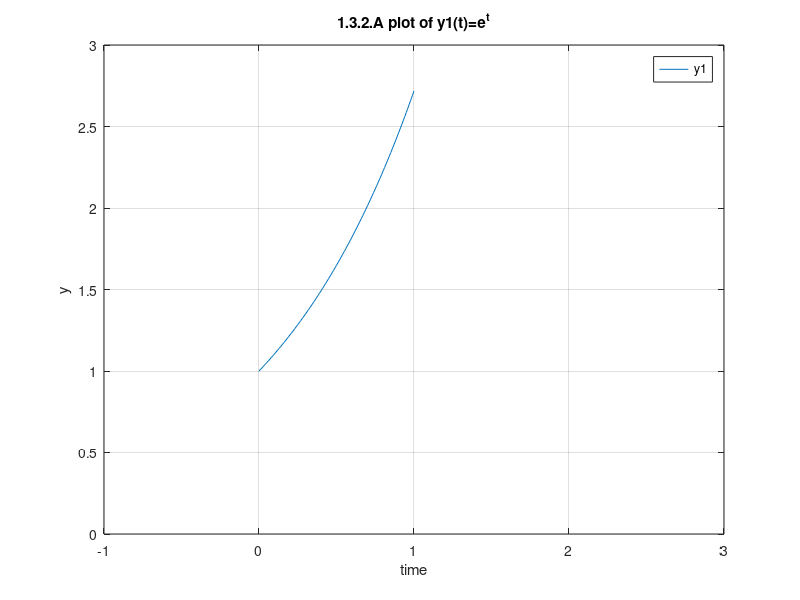
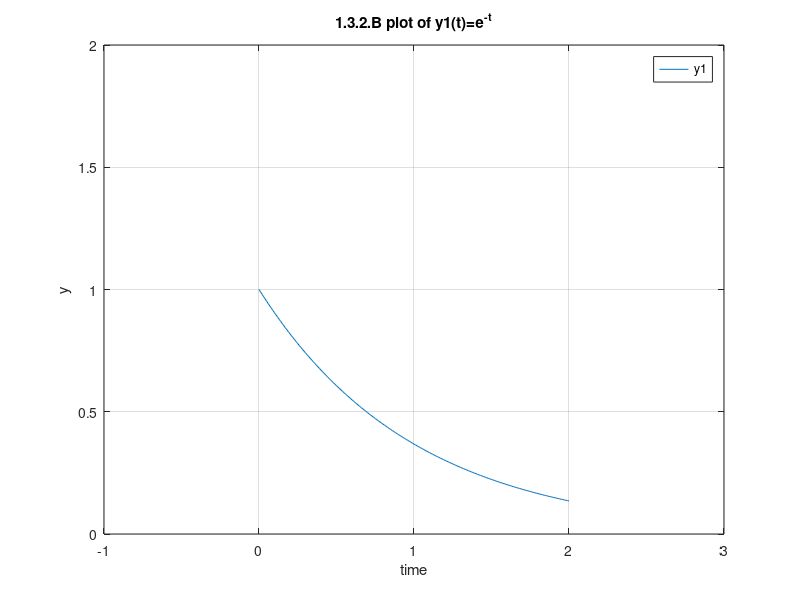
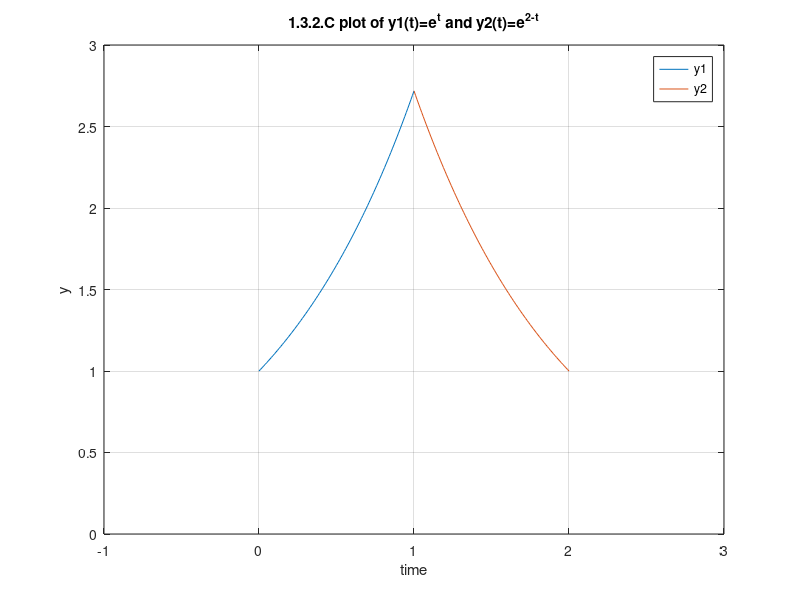
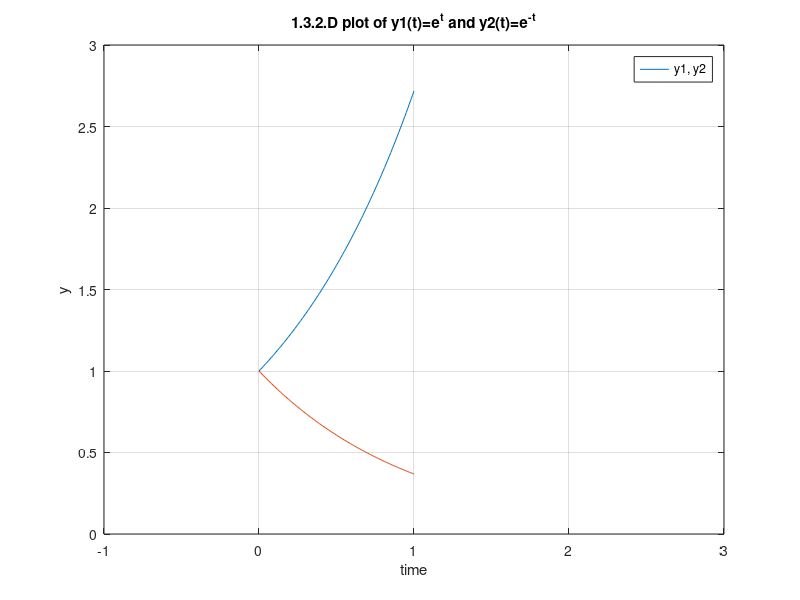

Write MATLAB code to recreate these figures, in order.
% Starting from y(0) = 1, find the solution to dy/dt = y at time t = 1.
% Starting from that y(1), solve dy/dt = -y to time t = 2. Draw a rough
% graph of y(t) from t = 0 to t = 2. What does this say about e^-1 times e?
%
% 1.3.2.A Starting from y(0) = 1, find the solution to dy/dt = y at time 
% t = 1
% 1.3.2.B Starting from that y(1), solve dy/dt = -y to time t = 2
% 1.3.2.C Draw a rough graph of y(t) from t = 0 to t = 2
% 1.3.2.D What does this say about e^-1 times e?

% 1.3.2.A Plot of the solution to dy/dt = y which is y1 = e^t

t = 0.0:0.01:1.0;

y1=exp(t);
figure;
plot(t,y1);
legend("y1");

ylim([0 3]);
xlim([-1 3])
grid on;
title("1.3.2.A plot of y1(t)=e^{t}");
xlabel("time");
ylabel("y");

% 1.3.2.B Plot of the solution to dy/dt = -y which is y2 = e^t

t = 0.0:0.01:2.0;

y1=exp(-t);
figure;
plot(t,y1);
legend("y1");

ylim([0 2]);
xlim([-1 3])
grid on;
title("1.3.2.B plot of y1(t)=e^{-t}");
xlabel("time");
ylabel("y");

% 1.3.2.C Plot of y1(t)=e^{t} and y2(t)=e^{2-t}
t1 = 0.0:0.01:1.0;
t2 = 1.0:0.01:2.0;

y2=exp(2-t2);
y1=exp(t1);
figure;
plot(t1,y1,t2,y2);
legend("y1", "y2");
ylim([0 3]);
xlim([-1 3])
grid on;
title("1.3.2.C plot of y1(t)=e^{t} and y2(t)=e^{2-t}");
xlabel("time");
ylabel("y");

% 1.3.2.D Plot of y1(t)=e^t and y2(t)=e^(-t)

t = 0.0:0.01:1.0;

y1=exp(t);
y2=exp(-t);
figure;
plot(t,y1,t,y2);
legend("y1, y2");
ylim([0 3]);
xlim([-1 3])
grid on;
title("1.3.2.D plot of y1(t)=e^{t} and y2(t)=e^{-t}");
xlabel("time");
ylabel("y");
